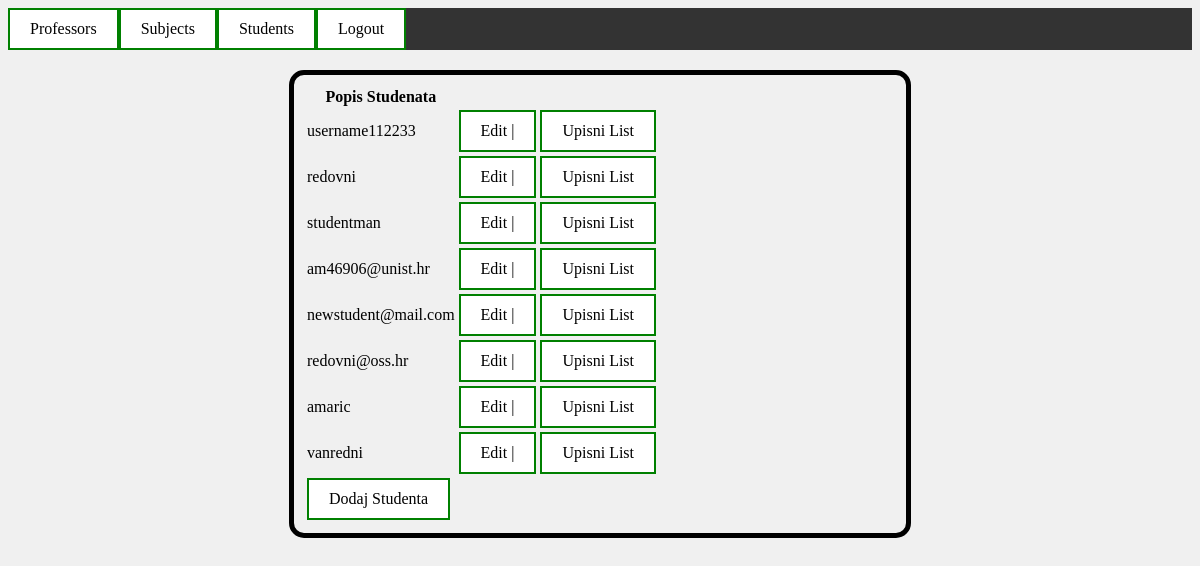
The app's page /students/ (signed in) with its own data.
### project/models.py (models this page shows)
class Korisnik(AbstractUser):
    ROLES = (('admn','admin'),('prof', 'profesor'), ('stu', 'student'))
    STATUS = (('none', 'None'), ('izv', 'izvanredni student'), ('red', 'redovni student'))
    role = models.CharField(max_length=50, choices=ROLES)
    status = models.CharField(max_length=50, choices=STATUS)

### project/views.py (the view)
# urls.py: path('students/', views.students, name='students'),
def students(request):
    students = Korisnik.objects.all().filter(role='stu')
    return render(request, 'students.html', {'students': students})

### project/templates/students.html (shortened to what this page needs)
{% extends 'baseadminpage.html' %}
{% block content %}
{%if user.is_authenticated and user.role == "admn"%}
<div class="center">
    <form method="post">
        <table>
            <tr>
            <th>Popis Studenata</th>
            <td></td>
            </tr>
            {% for student in students %}
            <tr>
            <td>{{ student.username }}</td>
            <td><a href="{% url 'edit_student' student.pk %}"> Edit | </a> </td>
            <td><a href="{% url 'upisni_list' student.pk %}"> Upisni List </a> </td>
            </tr>
            {% endfor %}
            <td ><a href="{% url 'add_student'%}">Dodaj Studenta</a></td>
        </table>
    </form>
</div>
{%else%}
    <p>Premission Denied. Click <a href="{%url "home"%}">here</a> to go back</p>
{%endif%}
{% endblock %}

### project/templates/baseadminpage.html (shortened to what this page needs)
<!DOCTYPE html>
<html>
<head>
</head>
<body>
  <main>
    {%if user.role == "admn"%}
    {% block navbar %}
      <nav>
        <ul>
          <li>
              <a href="{% url 'professors' %}">Professors</a>
          </li>
          <li>
              <a href="{% url 'subjects' %}">Subjects</a>
          </li>
          <li>
              <a href="{% url 'students' %}">Students</a>
          </li>
          <li>
              <a href="{% url 'auth_logout' %}"> Logout</a>
          </li>
          </ul>
      </nav>
  {% endblock navbar %}
      {%endif%}
    {% block content %}
    {% endblock %}
  </main>
</body>
</html>

### project/templates/baseadminpage.html (style rules this page uses)
ul { list-style-type: none; margin: 0; padding: 0; overflow: hidden; background-color: #333; }
a:link, a:visited { background-color: white; color: black; border: 2px solid green; padding: 10px 20px; text-align: center; text-decoration: none; display: inline-block; }
li { float: left; }
li a { display: block; color: white; text-align: center; padding: 14px 16px; text-decoration: none; }
body { background-color: rgb(240, 240, 240) }
.center { border: 5px solid; border-radius: 15px; margin: auto; width: 50%; padding: 10px; margin-top: 20px; }

### records on screen
Korisnik: username "username112233"
Korisnik: username "redovni"
Korisnik: username "studentman"
Korisnik: username "am46906@unist.hr"
Korisnik: username "newstudent@mail.com"
Korisnik: username "redovni@oss.hr"
Korisnik: username "amaric"
Korisnik: username "vanredni"
